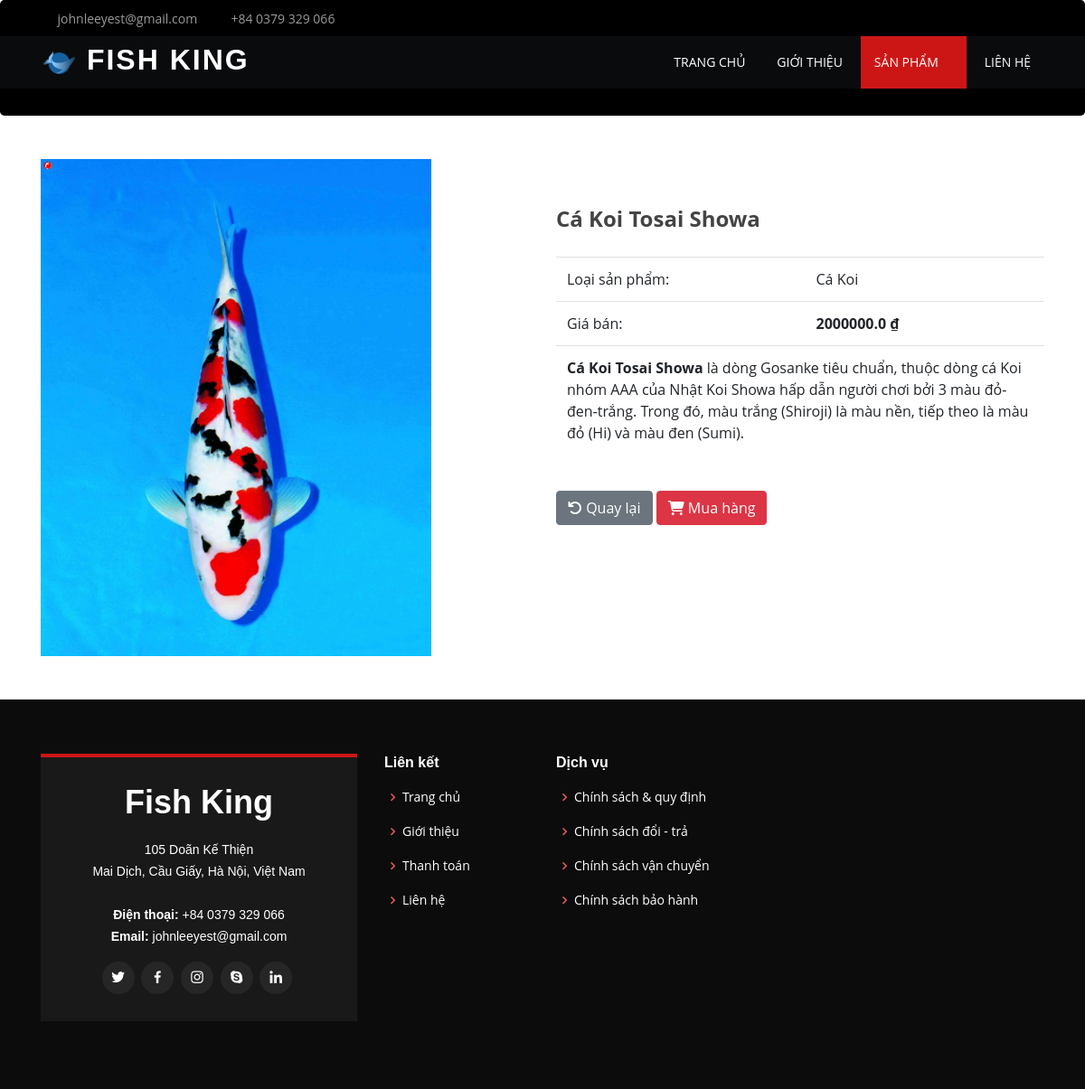
Screenshot of /product-detail/1 with the database file from the repository.
### app/models.py (models this page shows, shortened)
class Product(models.Model):
    code = models.CharField(max_length=30,  unique=True, verbose_name='Mã')
    name = models.CharField(max_length=200, verbose_name='Tên sản phẩm')
    description = models.CharField(max_length=1000,  blank=True, verbose_name='Miêu tả')
    price = models.FloatField(verbose_name='Giá')
    category = models.ForeignKey(Category, on_delete=models.PROTECT, verbose_name='Loại sản phẩm')
    image = models.ImageField(upload_to='assets/img/product', verbose_name='Ảnh')

class Category(models.Model):
    code = models.CharField(max_length=30, unique=True, verbose_name='Mã')
    name = models.CharField(max_length=200, verbose_name='Tên loại sản phẩm')

### app/views.py (the view)
# urls.py: path('product-detail/<pk>', viewProductDetail),
def viewProductDetail(request, pk):
    product = Product.objects.get(pk=pk)
    context = {'product': product}
    return render(request, 'product-detail.html', context)

### app/templates/product-detail.html (shortened to what this page needs)
{% extends "./base.html" %}
{% block menu %}
    {% with page=2 %}
        {{block.super}}
    {% endwith %}
{% endblock %}
{% block content %}
<div class="jumbotron text-center"></div>
<div>
  <div class="container mt-5 mb-5">
    <div class="row">
      <div class="col-6">
        <image class='product-detail-image' src="/{{product.image}}">
      </div>
      <div class="col-6 mt-5">
        <div class='product-detail-title'>{{product.name}}</div>
        <br>
        <table class="table">
          <tr>
            <td>Loại sản phẩm:</td>
            <td>{{product.category.name}}</td>
          </tr>
          <tr>
            <td>Giá bán:</td>
            <td><b>{{product.price}} ₫</b></td>
          </tr>
          <tr>
            <td colspan="2"><b>{{product.name}}</b> {{product.description}}</td>
          </tr>
        </table>
        <br>
        <a class="btn btn-secondary" href="/product"><i class="fas fa-undo"></i> Quay lại</a>
        <a class="btn btn-danger" href="/order-product/{{product.id}}"><i class="fas fa-shopping-cart"></i> Mua hàng</a>
      </div>
    </div>
  </div>
</div>
{% endblock %}

### assets/css/style.css (style rules this page uses)
body { font-family: "Open Sans", sans-serif; color: #444444; }
a { color: #cc1616; }

### app/templates/product-detail.html (style rules this page uses)
.jumbotron { background-color: black; }
.product-detail-title { font-size: 24px; font-weight: bold; }
.product-detail-image { width: 80%; height: 550px; }

### rows the page displays
Product: image (picture), name "Cá Koi Tosai Showa", category.name "Cá Koi", price "2000000.0", description "là dòng Gosanke tiêu chuẩn, thuộc dòng cá Koi nhóm AAA của Nhật Koi Showa hấp dẫn người chơi bởi 3 màu đỏ-đen-trắng. Trong đó, màu trắng (Shiroji) là màu nền, tiếp theo là màu đỏ (Hi) và màu đen (Sumi)."
